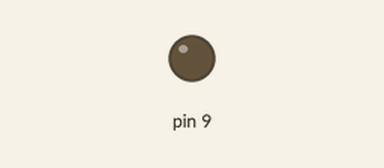
Recording of a sketch running on a simulated Arduino Leonardo, built with avr-gcc and run on an emulated ATmega32U4. Shown: output pins drawn as LEDs (lit = HIGH). What the sketch prints to the serial monitor is not drawn.

Above: at 0.15 s.
At 39.58 s:
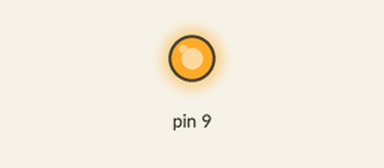
Timing chart, 0 to 40.0 s (numbered marks = the images above):
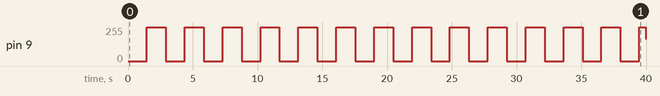

Measured:
- by itself, pin 9: 0/255 → 255/255 at 1.5 s, → 0/255 1.5 s later, → 255/255 1.5 s later, → 0/255 1.5 s later, … (28 changes in this stretch)

The sketch:

for-01.ino
```cpp
#include <Esplora.h>

void setup() {
  Serial.begin(9600);
}

void loop() {
  for(int i = 0; i <= 255; i++) {
    Serial.print("Iteration number: ");
    Serial.println(i);
    Esplora.writeBlue(i);
    delay(5);
  }
  for(int i = 255; i >= 0; i--) {
    Serial.print("Iteration number: ");
    Serial.println(i);
    Esplora.writeBlue(i);
    delay(5);
  }
}
```
